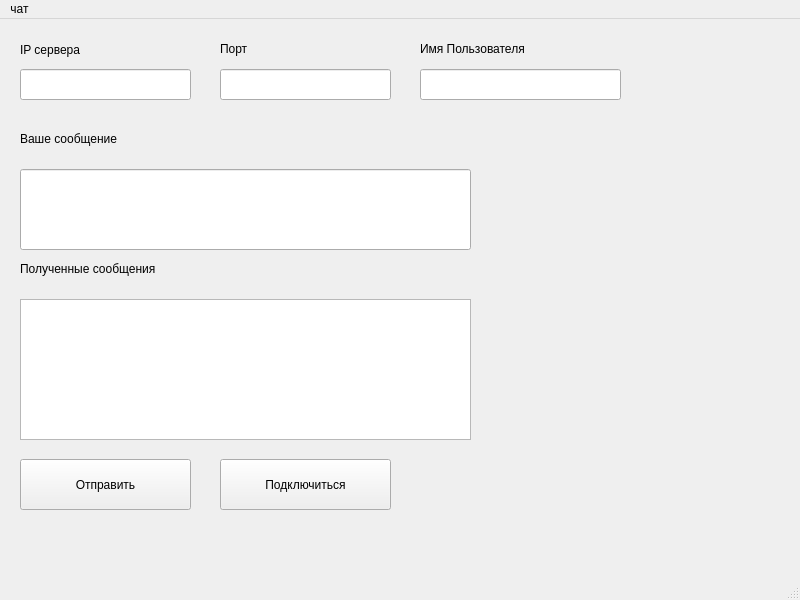
<?xml version="1.0" encoding="UTF-8"?>
<ui version="4.0">
 <class>ClientWindow</class>
 <widget class="QMainWindow" name="ClientWindow">
  <property name="geometry">
   <rect>
    <x>0</x>
    <y>0</y>
    <width>800</width>
    <height>600</height>
   </rect>
  </property>
  <property name="windowTitle">
   <string>ClientWindow</string>
  </property>
  <widget class="QWidget" name="centralwidget">
   <widget class="QLineEdit" name="ip_adress">
    <property name="geometry">
     <rect>
      <x>20</x>
      <y>50</y>
      <width>171</width>
      <height>31</height>
     </rect>
    </property>
   </widget>
   <widget class="QLabel" name="label">
    <property name="geometry">
     <rect>
      <x>20</x>
      <y>10</y>
      <width>91</width>
      <height>41</height>
     </rect>
    </property>
    <property name="text">
     <string>IP сервера</string>
    </property>
   </widget>
   <widget class="QLineEdit" name="port_name">
    <property name="geometry">
     <rect>
      <x>220</x>
      <y>50</y>
      <width>171</width>
      <height>31</height>
     </rect>
    </property>
   </widget>
   <widget class="QLabel" name="label_2">
    <property name="geometry">
     <rect>
      <x>220</x>
      <y>20</y>
      <width>63</width>
      <height>20</height>
     </rect>
    </property>
    <property name="text">
     <string>Порт</string>
    </property>
   </widget>
   <widget class="QLineEdit" name="client_name">
    <property name="geometry">
     <rect>
      <x>420</x>
      <y>50</y>
      <width>201</width>
      <height>31</height>
     </rect>
    </property>
   </widget>
   <widget class="QLabel" name="label_3">
    <property name="geometry">
     <rect>
      <x>420</x>
      <y>20</y>
      <width>161</width>
      <height>20</height>
     </rect>
    </property>
    <property name="text">
     <string>Имя Пользователя</string>
    </property>
   </widget>
   <widget class="QLineEdit" name="enter_text">
    <property name="geometry">
     <rect>
      <x>20</x>
      <y>150</y>
      <width>451</width>
      <height>81</height>
     </rect>
    </property>
   </widget>
   <widget class="QLabel" name="label_4">
    <property name="geometry">
     <rect>
      <x>20</x>
      <y>110</y>
      <width>211</width>
      <height>20</height>
     </rect>
    </property>
    <property name="text">
     <string>Ваше сообщение</string>
    </property>
   </widget>
   <widget class="QTextEdit" name="Message_box">
    <property name="geometry">
     <rect>
      <x>20</x>
      <y>280</y>
      <width>451</width>
      <height>141</height>
     </rect>
    </property>
   </widget>
   <widget class="QLabel" name="label_5">
    <property name="geometry">
     <rect>
      <x>20</x>
      <y>240</y>
      <width>241</width>
      <height>20</height>
     </rect>
    </property>
    <property name="text">
     <string>Полученные сообщения</string>
    </property>
   </widget>
   <widget class="QPushButton" name="push_message">
    <property name="geometry">
     <rect>
      <x>20</x>
      <y>440</y>
      <width>171</width>
      <height>51</height>
     </rect>
    </property>
    <property name="text">
     <string>Отправить</string>
    </property>
   </widget>
   <widget class="QPushButton" name="connect_with_server">
    <property name="geometry">
     <rect>
      <x>220</x>
      <y>440</y>
      <width>171</width>
      <height>51</height>
     </rect>
    </property>
    <property name="text">
     <string>Подключиться</string>
    </property>
   </widget>
  </widget>
  <widget class="QMenuBar" name="menubar">
   <property name="geometry">
    <rect>
     <x>0</x>
     <y>0</y>
     <width>800</width>
     <height>25</height>
    </rect>
   </property>
   <widget class="QMenu" name="menu">
    <property name="title">
     <string>чат</string>
    </property>
   </widget>
   <addaction name="menu"/>
  </widget>
  <widget class="QStatusBar" name="statusbar"/>
 </widget>
 <resources/>
 <connections/>
</ui>
